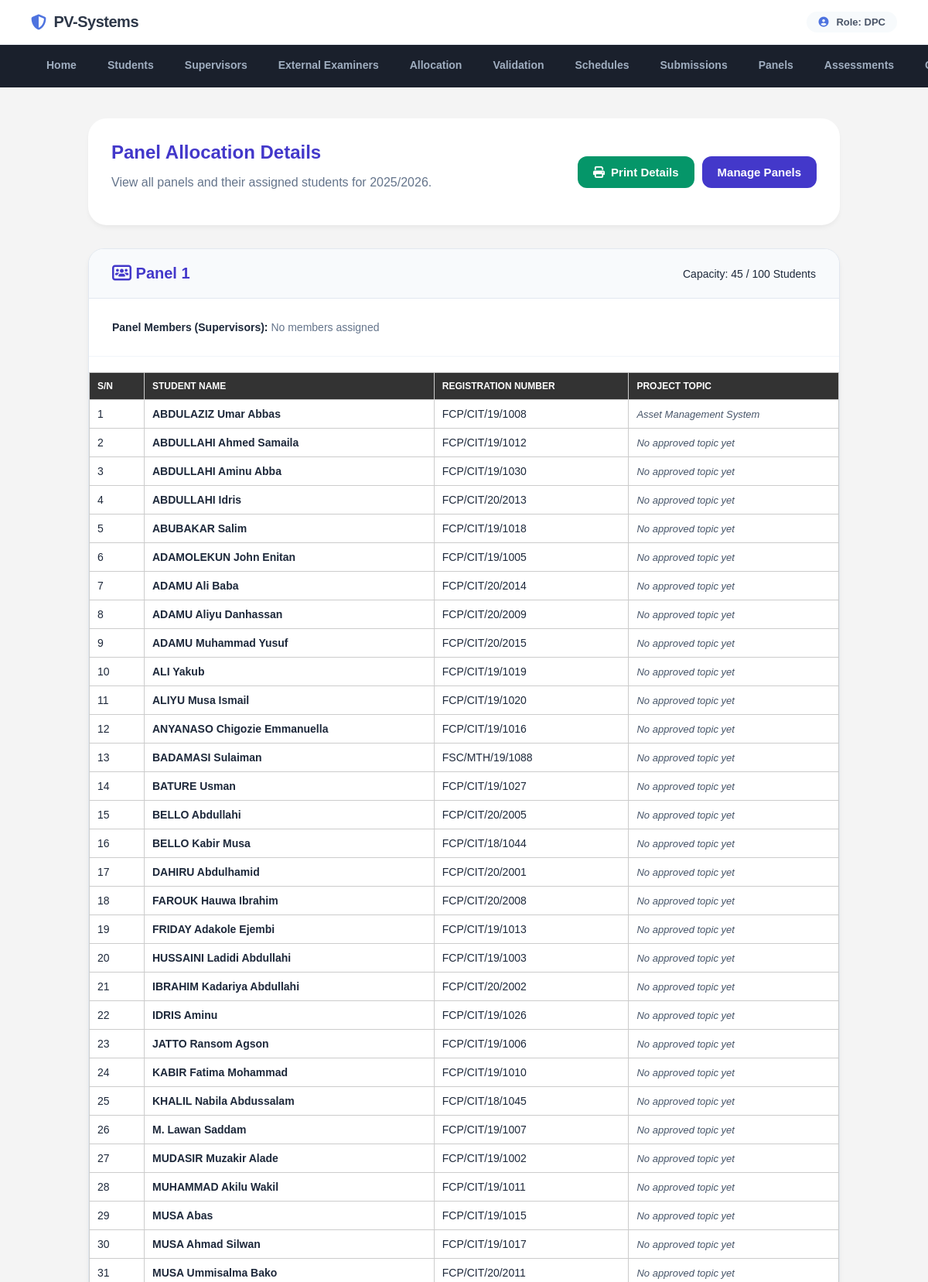
Screenshot of /department_project_coordinator/dpc_panel_details.php (signed in, upper part) with the database file from the repository.
### tables this page shows
CREATE TABLE `defense_panels` (
  `id` int(11) NOT NULL,
  `panel_name` varchar(100) NOT NULL,
  `panel_type` enum('proposal','internal','external') DEFAULT 'proposal',
  `department_id` int(11) NOT NULL,
  `max_students` int(11) DEFAULT 10,
  `created_at` timestamp NOT NULL DEFAULT current_timestamp()
);

CREATE TABLE `project_topics` (
  `id` int(11) NOT NULL,
  `topic` varchar(255) NOT NULL,
  `student_id` varchar(50) NOT NULL,
  `student_name` varchar(100) DEFAULT NULL,
  `session` varchar(50) NOT NULL,
  `status` varchar(50) DEFAULT 'pending',
  `pdf_path` varchar(255) DEFAULT NULL,
  `report_status` enum('pending','approved','rejected','not_submitted') DEFAULT 'not_submitted',
  `report_feedback` text DEFAULT NULL
);

CREATE TABLE `students` (
  `id` int(11) NOT NULL,
  `reg_no` varchar(50) NOT NULL,
  `name` varchar(100) NOT NULL,
  `phone` varchar(50) NOT NULL,
  `email` varchar(60) NOT NULL,
  `faculty_id` int(11) NOT NULL,
  `department` int(11) NOT NULL,
  `first_login` tinyint(1) DEFAULT 1
);

### includes/db.php (called while the page is built)
<?php
$my_host = 'localhost';
$my_dbname = 'my_project_topics2';
$my_username = 'root';
$my_password = '';
try {
    $conn = new PDO("mysql:host=$my_host;dbname=$my_dbname", $my_username, $my_password);
    $conn->setAttribute(PDO::ATTR_ERRMODE, PDO::ERRMODE_EXCEPTION);
    $conn->setAttribute(PDO::ATTR_DEFAULT_FETCH_MODE, PDO::FETCH_ASSOC);
} catch (PDOException $e_mysql) {
    error_log("Primary MySQL Connection failed: " . $e_mysql->getMessage());
    try {
        $fallback_dbname = 'fcetpoti_projectval';
        $fallback_username = 'fcetpoti_projectval';
        $fallback_password = 'Othmaan100!!!';
        $conn = new PDO("mysql:host=$my_host;dbname=$fallback_dbname", $fallback_username, $fallback_password);
        $conn->setAttribute(PDO::ATTR_ERRMODE, PDO::ERRMODE_EXCEPTION);
        $conn->setAttribute(PDO::ATTR_DEFAULT_FETCH_MODE, PDO::FETCH_ASSOC);
    } catch (PDOException $e_fallback) {
        error_log("Fallback MySQL Connection failed: " . $e_fallback->getMessage());
        die("Database connection failed. Please contact administrator.");
    }
}
try {
    $settings_stmt = $conn->query("SELECT setting_key, setting_value FROM system_settings");
    $system_settings = [];
    while ($row = $settings_stmt->fetch(PDO::FETCH_ASSOC)) {
        $system_settings[$row['setting_key']] = $row['setting_value'];
    }
    $current_session = $system_settings['current_session'] ?? date('Y') . '/' . (date('Y') + 1);
} catch (Exception $e) {
    $current_session = date('Y') . '/' . (date('Y') + 1);
}
?>

### department_project_coordinator/dpc_panel_details.php (the view, shortened to what this page needs)
<?php
include_once __DIR__ . '/../includes/db.php';
$dpc_id = $_SESSION['user_id'];
$stmt = $conn->prepare("SELECT u.department as dept_id, d.department_name FROM users u JOIN departments d ON u.department = d.id WHERE u.id = ?");
$stmt->execute([$dpc_id]);
$dpc_info = $stmt->fetch(PDO::FETCH_ASSOC);
$dept_id = $dpc_info['dept_id'];
$active_session = $current_session;
$panel_stmt = $conn->prepare("
    SELECT dp.*,
    (SELECT GROUP_CONCAT(s.name SEPARATOR ', ') FROM panel_members pm JOIN supervisors s ON pm.supervisor_id = s.id WHERE pm.panel_id = dp.id) as members,
    (SELECT COUNT(*) FROM student_panel_assignments spa WHERE spa.panel_id = dp.id AND spa.academic_session = ?) as student_count
    FROM defense_panels dp
    WHERE dp.department_id = ?
    ORDER BY dp.panel_name
");
$panel_stmt->execute([$active_session, $dept_id]);
$panels = $panel_stmt->fetchAll(PDO::FETCH_ASSOC);
foreach ($panels as $key => $panel) {
    $stu_stmt = $conn->prepare("
        SELECT s.name, s.reg_no, pt.topic
        FROM student_panel_assignments spa
        JOIN students s ON spa.student_id = s.id
        LEFT JOIN project_topics pt ON s.id = pt.student_id AND pt.status = 'approved'
        WHERE spa.panel_id = ? AND spa.academic_session = ?
        ORDER BY s.name
    ");
    $stu_stmt->execute([$panel['id'], $active_session]);
    $panels[$key]['students'] = $stu_stmt->fetchAll(PDO::FETCH_ASSOC);
}
?>
<!DOCTYPE html>
<html lang="en">
<head>
    <link rel="stylesheet" href="https://cdnjs.cloudflare.com/ajax/libs/font-awesome/6.4.0/css/all.min.css">
</head>
<body>
    <?php include_once __DIR__ . '/../includes/header.php'; ?>
    <div class="container">
        <div class="header no-print">
            <div>
                <h1>Panel Allocation Details</h1>
                <p style="color: var(--text-muted);">View all panels and their assigned students for <?= $active_session ?>.</p>
            </div>
            <div style="display: flex; gap: 10px;">
                <button onclick="window.print()" class="btn btn-primary" style="background: var(--success);"><i class="fas fa-print"></i> Print Details</button>
                <a href="dpc_manage_panels.php" class="btn btn-primary">Manage Panels</a>
            </div>
        </div>
        <?php if (count($panels) > 0): ?>
            <?php foreach ($panels as $panel): ?>
                <div class="panel-section">
                    <div class="panel-card">
                        <div class="panel-header">
                            <h2><i class="fas fa-users-rectangle"></i> <?= htmlspecialchars($panel['panel_name']) ?></h2>
                            <span style="font-size: 14px;" class="no-print">Capacity: <?= $panel['student_count'] ?> / <?= $panel['max_students'] ?> Students</span>
                        </div>
                        <div class="panel-meta">
                            <p><strong>Panel Members (Supervisors):</strong> <?= htmlspecialchars($panel['members'] ?: 'No members assigned') ?></p>
                        </div>
                        <?php if (count($panel['students']) > 0): ?>
                            <table>
                                <thead>
                                    <tr>
                                        <th style="width: 50px;">S/N</th>
                                        <th>Student Name</th>
                                        <th>Registration Number</th>
                                        <th>Project Topic</th>
                                    </tr>
                                </thead>
                                <tbody>
                                    <?php $sn = 1; foreach ($panel['students'] as $stu): ?>
                                        <tr>
                                            <td data-label="S/N"><?= $sn++ ?></td>
                                            <td data-label="Student Name"><strong><?= htmlspecialchars($stu['name']) ?></strong></td>
                                            <td data-label="Registration Number"><?= htmlspecialchars($stu['reg_no']) ?></td>
                                            <td data-label="Project Topic">
                                                <div class="project-topic">
                                                    <?= htmlspecialchars($stu['topic'] ?: 'No approved topic yet') ?>
                                                </div>
                                            </td>
                                        </tr>
                                    <?php endforeach; ?>
                                </tbody>
                            </table>
                        <?php else: ?>
                            <div class="empty-state">
                                No students assigned to this panel yet.
                            </div>
                        <?php endif; ?>
                    </div>
                </div>
            <?php endforeach; ?>
        <?php endif; ?>
    </div>
</body>
</html>

### assets/css/styles.css (style rules this page uses)
body { font-family: Arial, sans-serif; margin: 0; padding: 0; background-color: #f4f4f4; display: flex; flex-direction: column; min-height: 100vh; }
.container { width: 90%; max-width: 1200px; margin: 0 auto; padding: 20px; flex: 1; }
table { width: 100%; border-collapse: collapse; margin-top: 20px; }
table th, table td { padding: 10px; border: 1px solid #ccc; text-align: left; }
table th { background-color: #333; color: #fff; }

### department_project_coordinator/dpc_panel_details.php (style rules this page uses)
:root { --primary: #4338ca; --primary-light: #6366f1; --success: #059669; --bg-body: #f1f5f9; --card-bg: #ffffff; --text-main: #1e293b; --text-muted: #64748b; }
body { font-family: 'Outfit', sans-serif; background-color: var(--bg-body); color: var(--text-main); margin: 0; padding: 0; }
.container { max-width: 1200px; margin: 10px auto 40px auto; padding: 0 20px; }
.header { background: white; padding: 30px; border-radius: 24px; box-shadow: 0 4px 6px -1px rgba(0,0,0,0.05); margin-bottom: 30px; display: flex; justify-content: space-between; align-items: center; }
.header h1 { font-size: 24px; font-weight: 700; color: var(--primary); margin: 0; }
.panel-section { margin-bottom: 40px; }
.panel-card { background: white; border-radius: 20px; overflow: hidden; box-shadow: 0 4px 6px rgba(0,0,0,0.05); margin-bottom: 20px; border: 1px solid #e2e8f0; }
.panel-header { background: #f8fafc; padding: 20px 30px; border-bottom: 1px solid #e2e8f0; display: flex; justify-content: space-between; align-items: center; }
.panel-header h2 { margin: 0; font-size: 20px; color: var(--primary); }
.panel-meta { padding: 15px 30px; background: white; border-bottom: 1px solid #f1f5f9; font-size: 14px; color: var(--text-muted); }
.panel-meta strong { color: var(--text-main); }
table { width: 100%; border-collapse: collapse; }
th { text-align: left; padding: 15px 30px; font-size: 12px; color: var(--text-muted); text-transform: uppercase; border-bottom: 1px solid #f1f5f9; background: #fafafa; }
td { padding: 15px 30px; border-bottom: 1px solid #f1f5f9; font-size: 14px; }
.btn { padding: 12px 20px; border: none; border-radius: 12px; font-family: inherit; font-size: 15px; font-weight: 700; cursor: pointer; transition: 0.3s; display: inline-flex; align-items: center; gap: 8px; text-decoration: none; }
.btn-primary { background: var(--primary); color: white; }
.project-topic { font-style: italic; color: #475569; max-width: 400px; font-size: 13px; }

### rows the page displays
defense_panels: panel_name "Panel 1", student_count "45", max_students "100", members "No members assigned"
project_topics: student.name "ABDULAZIZ Umar Abbas", student.reg_no "FCP/CIT/19/1008", topic "Asset Management System"
students: name "ABDULLAHI Ahmed Samaila", reg_no "FCP/CIT/19/1012", topic "No approved topic yet"
students: name "ABDULLAHI Aminu Abba", reg_no "FCP/CIT/19/1030", topic "No approved topic yet"
students: name "ABDULLAHI Idris", reg_no "FCP/CIT/20/2013", topic "No approved topic yet"
students: name "ABUBAKAR Salim", reg_no "FCP/CIT/19/1018", topic "No approved topic yet"
students: name "ADAMOLEKUN John Enitan", reg_no "FCP/CIT/19/1005", topic "No approved topic yet"
students: name "ADAMU Ali Baba", reg_no "FCP/CIT/20/2014", topic "No approved topic yet"
students: name "ADAMU Aliyu Danhassan", reg_no "FCP/CIT/20/2009", topic "No approved topic yet"
students: name "ADAMU Muhammad Yusuf", reg_no "FCP/CIT/20/2015", topic "No approved topic yet"
students: name "ALI Yakub", reg_no "FCP/CIT/19/1019", topic "No approved topic yet"
students: name "ALIYU Musa Ismail", reg_no "FCP/CIT/19/1020", topic "No approved topic yet"
students: name "ANYANASO Chigozie Emmanuella", reg_no "FCP/CIT/19/1016", topic "No approved topic yet"
students: name "BADAMASI Sulaiman", reg_no "FSC/MTH/19/1088", topic "No approved topic yet"
students: name "BATURE Usman", reg_no "FCP/CIT/19/1027", topic "No approved topic yet"
students: name "BELLO Abdullahi", reg_no "FCP/CIT/20/2005", topic "No approved topic yet"
students: name "BELLO Kabir Musa", reg_no "FCP/CIT/18/1044", topic "No approved topic yet"
students: name "DAHIRU Abdulhamid", reg_no "FCP/CIT/20/2001", topic "No approved topic yet"
students: name "FAROUK Hauwa Ibrahim", reg_no "FCP/CIT/20/2008", topic "No approved topic yet"
students: name "FRIDAY Adakole Ejembi", reg_no "FCP/CIT/19/1013", topic "No approved topic yet"
students: name "HUSSAINI Ladidi Abdullahi", reg_no "FCP/CIT/19/1003", topic "No approved topic yet"
students: name "IBRAHIM Kadariya Abdullahi", reg_no "FCP/CIT/20/2002", topic "No approved topic yet"
students: name "IDRIS Aminu", reg_no "FCP/CIT/19/1026", topic "No approved topic yet"
students: name "JATTO Ransom Agson", reg_no "FCP/CIT/19/1006", topic "No approved topic yet"
students: name "KABIR Fatima Mohammad", reg_no "FCP/CIT/19/1010", topic "No approved topic yet"
students: name "KHALIL Nabila Abdussalam", reg_no "FCP/CIT/18/1045", topic "No approved topic yet"
students: name "M. Lawan Saddam", reg_no "FCP/CIT/19/1007", topic "No approved topic yet"
students: name "MUDASIR Muzakir Alade", reg_no "FCP/CIT/19/1002", topic "No approved topic yet"
students: name "MUHAMMAD Akilu Wakil", reg_no "FCP/CIT/19/1011", topic "No approved topic yet"
students: name "MUSA Abas", reg_no "FCP/CIT/19/1015", topic "No approved topic yet"
students: name "MUSA Ahmad Silwan", reg_no "FCP/CIT/19/1017", topic "No approved topic yet"
students: name "MUSA Ummisalma Bako", reg_no "FCP/CIT/20/2011", topic "No approved topic yet"

### other values shown
$_SESSION['role'] "DPC"
$active_session "2025/2026"
